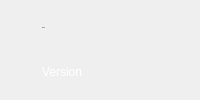
               <widget class="QWidget" name="horizontalWidget_13" native="true">
                <layout class="QHBoxLayout" name="horizontalLayout">
                 <property name="spacing">
                  <number>10</number>
                 </property>
                 <property name="leftMargin">
                  <number>0</number>
                 </property>
                 <property name="topMargin">
                  <number>9</number>
                 </property>
                 <property name="rightMargin">
                  <number>0</number>
                 </property>
                 <property name="bottomMargin">
                  <number>9</number>
                 </property>
                 <item>
                  <widget class="QToolButton" name="toolButton_9">
                   <property name="enabled">
                    <bool>false</bool>
                   </property>
                   <property name="styleSheet">
                    <string notr="true">QToolButton {
	icon-size: 24px;
	background-color: transparent;
	padding-left: 0px;
	padding-right: 5px;
	border-radius: 0px;
}</string>
                   </property>
                   <property name="icon">
                    <iconset resource="resources.qrc">
                     <normaloff>:/icon/phone.svg</normaloff>:/icon/phone.svg</iconset>
                   </property>
                  </widget>
                 </item>
                 <item>
                  <widget class="QWidget" name="verticalWidget_15" native="true">
                   <layout class="QVBoxLayout" name="verticalLayout_3">
                    <property name="spacing">
                     <number>6</number>
                    </property>
                    <property name="leftMargin">
                     <number>0</number>
                    </property>
                    <property name="topMargin">
                     <number>0</number>
                    </property>
                    <property name="rightMargin">
                     <number>0</number>
                    </property>
                    <property name="bottomMargin">
                     <number>0</number>
                    </property>
                    <item>
                     <widget class="QLabel" name="phoneNameLbl">
                      <property name="font">
                       <font>
                        <pointsize>-1</pointsize>
                        <bold>false</bold>
                       </font>
                      </property>
                      <property name="text">
                       <string notr="true">Phone</string>
                      </property>
                     </widget>
                    </item>
                    <item>
                     <widget class="QLabel" name="phoneVersionLbl">
                      <property name="cursor">
                       <cursorShape>PointingHandCursor</cursorShape>
                      </property>
                      <property name="text">
                       <string notr="true">&lt;a style=&quot;text-decoration:none; color: white&quot; href=&quot;#&quot;&gt;Version&lt;/a&gt;</string>
                      </property>
                      <property name="textFormat">
                       <enum>Qt::RichText</enum>
                      </property>
                      <property name="openExternalLinks">
                       <bool>false</bool>
                      </property>
                     </widget>
                    </item>
                   </layout>
                  </widget>
                 </item>
                 <item>
                  <spacer name="horizontalSpacer_3">
                   <property name="orientation">
                    <enum>Qt::Horizontal</enum>
                   </property>
                   <property name="sizeHint" stdset="0">
                    <size>
                     <width>40</width>
                     <height>20</height>
                    </size>
                   </property>
                  </spacer>
                 </item>
                </layout>
               </widget>
